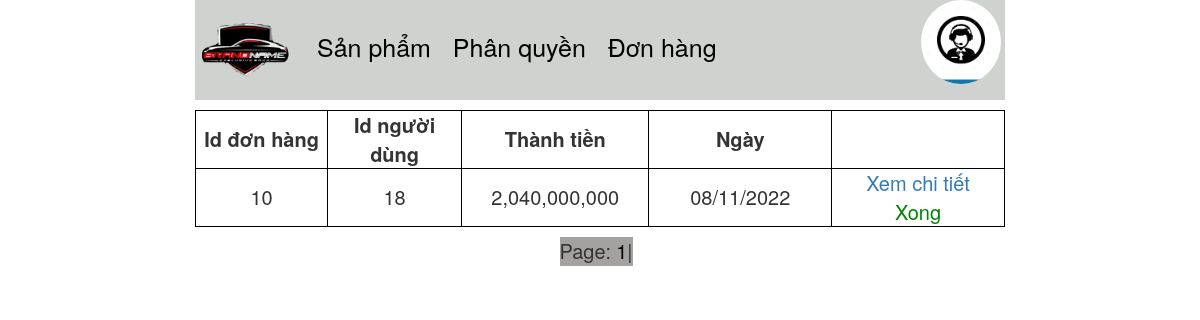
Page /DoAnWeb/Admin/Views/DonHang/index.php on the committed database.
### tables this page shows
CREATE TABLE `tbl_donhang` (
  `id` int(11) NOT NULL,
  `id_user` int(11) NOT NULL,
  `thanhtien` bigint(11) NOT NULL,
  `date` varchar(20) NOT NULL,
  `status` bit(1) NOT NULL
);

### DoAnWeb/Admin/Controllers/DonHangController.php (called while the page is built, shortened)
<?php
include_once "../../Models/DonHangModel.php";
    class DonHangController
    {
        public $model;
        function __construct()
        {
            $this->model = new DonHangModel();
        }
        function XemDH()
        {
            $page = isset($_GET["page"])? $_GET["page"]:1;
            $page = is_numeric($page)?$page : 1;
            $pagesize = 6;
            $from = ($page-1)*$pagesize;
            $Listdh = $this->model->GetList($from, $pagesize);
            $total = ceil($this->model->CountAll()/$pagesize);
            include_once "../../Views/DonHang/xemdh.php";
        }
    }
?>

### DoAnWeb/Admin/Models/db_module.php (called while the page is built, shortened)
<?php
    function ExecuteQuery($link, $query)
    {
        return mysqli_query($link, $query);
    }
?>

### DoAnWeb/Admin/Models/DonHangModel.php (called while the page is built, shortened)
<?php
    include_once "db_module.php";
    include_once "DonHang.php";
    class DonHangModel
    {
        function CountAll()
        {
            $link=null;
            $result = ExecuteQuery($link, "select Count(*) from tbl_donhang");
            $row = mysqli_fetch_row($result);
            return $row[0];
        }
        function GetList($from, $size)
        {
            $link=null;
            $result = ExecuteQuery($link, "select * from tbl_donhang where status = 1 limit $from, $size");
            $data = array();
            while($rows = mysqli_fetch_assoc($result))
            {
                $dh = new DonHang($rows["id"], $rows["id_user"], $rows["thanhtien"], $rows["date"]);
                array_push($data, $dh);
            }
            return $data;
        }
    }
?>

### DoAnWeb/Admin/Models/DonHang.php (called while the page is built, shortened)
<?php
    class DonHang
    {
        function __construct($id, $id_user, $thanhtien, $date)
        {
            $this->id = $id;
            $this->id_user = $id_user;
            $this->thanhtien = $thanhtien;
            $this->date = $date;
        }
    }
?>

### DoAnWeb/Admin/Views/DonHang/xemdh.php (the view, shortened to what this page needs)
<!DOCTYPE html>
<html lang="en">
<body>
    <?php
    echo
    "
        <table style='font-size: 20px; margin-top: 10px;'>
            <tr>
                <th style='text-align: center; '>Id đơn hàng</th>
                <th style='text-align: center; '>Id người dùng</th>
                <th style='text-align: center; '>Thành tiền</th>
                <th style='text-align: center; '>Ngày</th>
                <th style='text-align: center; '></th>
            </tr>
    ";
    foreach($Listdh as $dh)
    {
        echo
        "
                <tr>
                <td style='text-align: center; width: 150px;'>".$dh->id."</td>
                <td style='text-align: center; width: 150px;'>$dh->id_user</td>
                <td style='text-align: center; width: 200px;'>".number_format($dh->thanhtien)."</td>
                <td style='text-align: center; width: 200px;'>$dh->date</td>
                <td style='text-align: center; width: 200px;'>
                    <a href='../ChitietDH/index.php?id=$dh->id'>Xem chi tiết</a><br>
                    <a type='button' style='color: green;' data-toggle='modal' data-target='#mymodal".$dh->id."'>Xong</a><br>
                </td>
                </tr>
        ";
    }
    echo "</table>";
    echo "
    <div style='display: inline-flex; background-color: #A3A2A0; font-size: 20px; margin-left: 45%; margin-top: 10px;'>
    Page: ";
    for($i = 1; $i <= $total; $i++)
    {
        echo
        "
            <a style='color: black; margin-left: 5px;' href='./?page=".$i."'>$i</a>|
        ";
    }
    echo "</div>"
    ?>
</body>
</html>

### DoAnWeb/Admin/styles/content.css (style rules this page uses)
table, th, td { border:1px solid black; }

### rows in the picture
tbl_donhang: id "10", id_user "18", thanhtien "2,040,000,000", date "08/11/2022"
